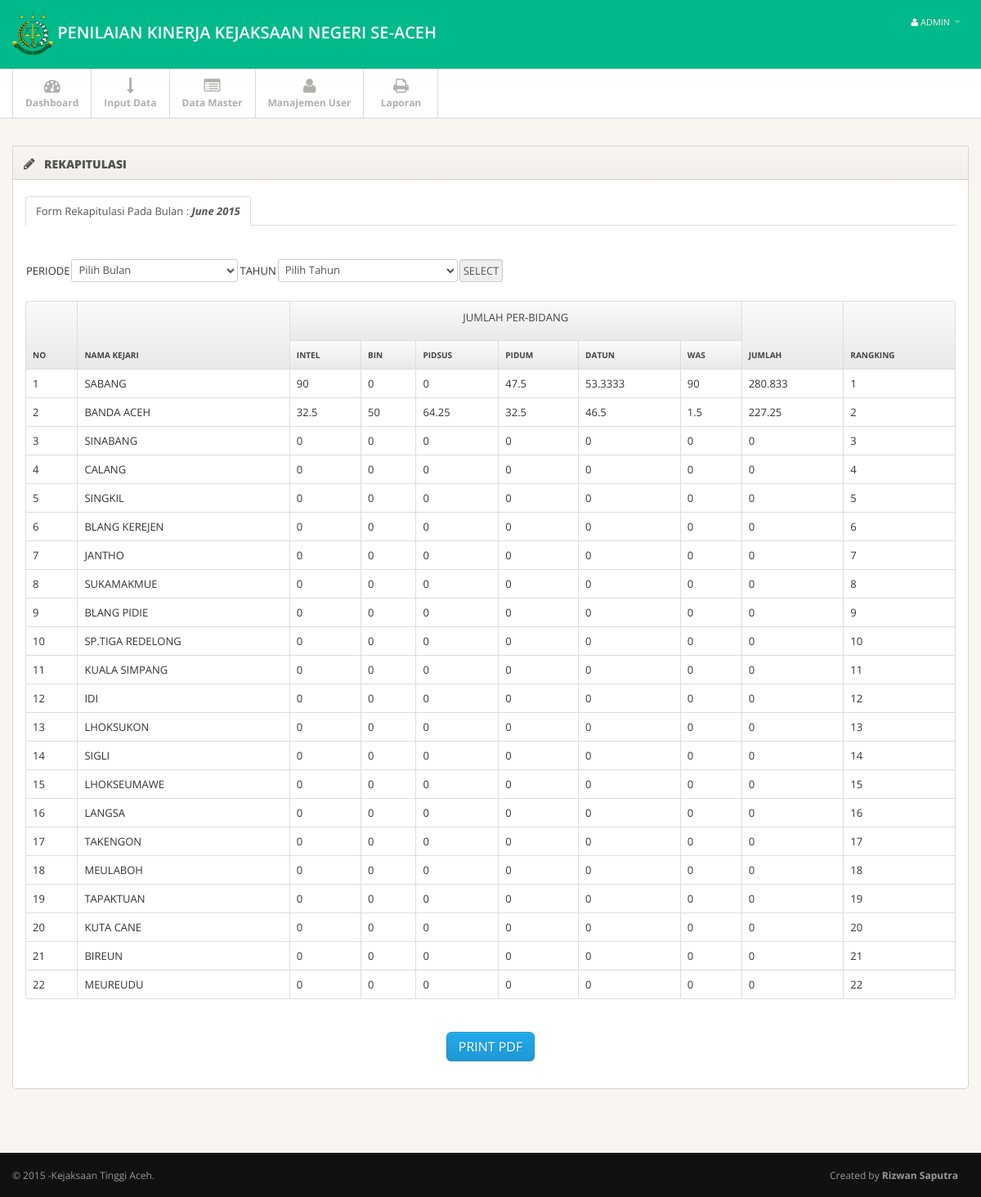
/home.php?module=rekap (signed in), run on the app's committed database.
### tables this page shows
CREATE TABLE IF NOT EXISTS `rekapitulasi` (
  `id_rekap` int(3) NOT NULL,
  `id_kejari` int(3) NOT NULL,
  `periode` varchar(30) NOT NULL,
  `INTELIJEN` float NOT NULL,
  `BIN` float NOT NULL,
  `PIDSUS` float NOT NULL,
  `PIDUM` float NOT NULL,
  `DATUN` float NOT NULL,
  `WAS` float NOT NULL,
  `jumlah` float NOT NULL
);

CREATE TABLE IF NOT EXISTS `kejari` (
  `id` int(3) NOT NULL,
  `nama` varchar(30) DEFAULT NULL,
  `alamat` text NOT NULL
);

### modul/nilai/rekap.php (the view, shortened to what this page needs)
	    <div class="container">
	      <div class="row">
	      	<div class="span12">
	      		<div class="widget ">
	      			<div class="widget-header">
	      				<i class="icon-pencil"></i>
	      				<h3>REKAPITULASI</h3>
	  				</div>
					<div class="widget-content">
						<div class="tabbable">
						<ul class="nav nav-tabs">
						  <li class="active">
						    <a href="#formcontrols" data-toggle="tab">Form Rekapitulasi Pada Bulan :<b><i> <?php echo date("F Y") ?></b></i></a>
						  </li>
						</ul>
						<br>
							<div class="tab-content">
								<div class="tab-pane active" id="formcontrols">
								<form action="" method="POST" class="form-horizontal">
									<fieldset>
				<table id="table-a2">
	 			<tr>
	 			<td>PERIODE  </td>
	 			<td><select class="span3" name="bulan">
						<OPTION>Pilih Bulan</OPTION>
				</select>
	 			</td>
	 			<td>TAHUN</td>
	 			<td><select name="tahun">
	 				<option>Pilih Tahun</option>
	 			</select>
	 		</td>
	 			<td><input type="submit" value="SELECT" name="proses"/></td>
	 		</tr>
	</table>
</form>
	<table class="table table-bordered">
		<thead>
	<tr>
	<th rowspan="2">No</th>
	<th rowspan="2">Nama Kejari</th>
	<th colspan="6"><p align="center">jumlah per-bidang</p></th>
	<th rowspan="2">JUMLAH</th>
	<th rowspan="2">RANGKING</th>
	<tr>
	<th>INTEL</th>
	<th>BIN</th>
	<th>PIDSUS</th>
	<th>PIDUM</th>
	<th>DATUN</th>
	<th>WAS</th>
</tr>
	</tr>
	</thead>
	<tbody>
	<?php
		include "koneksi.php";
		if(isset($_POST['proses'])){
			$bulan=$_POST['bulan'];
			$tahun=$_POST['tahun'];
			$periode=$bulan.'-'.$tahun;
			$query1=mysqli_query($konek,"SELECT * FROM rekapitulasi,kejari where periode='$periode' AND rekapitulasi.id_kejari=kejari.id ORDER BY jumlah DESC ");
			$no=1;
			while($r=mysqli_fetch_array($query1)){
					echo"
					<tr>
						<td>$no</td>
						<td>$r[nama]</td>
						<td>$r[INTELIJEN]</td>
						<td>$r[BIN]</td>
						<td>$r[PIDSUS]</td>
						<td>$r[PIDUM]</td>
						<td>$r[DATUN]</td>
						<td>$r[WAS]</td>
						<td>$r[jumlah]</td>
						<td>$no</td>
						</tr>
					";
				$no++;
			}
		}else{
			$no=1;
			$periode=date('n').'-'.date('Y');
			$query1=mysqli_query($konek,"SELECT * FROM rekapitulasi,kejari where periode='$periode' AND rekapitulasi.id_kejari=kejari.id ORDER BY jumlah DESC");
			while($r=mysqli_fetch_array($query1)){
					echo"
					<tr>
						<td>$no</td>
						<td>$r[nama]</td>
						<td>$r[INTELIJEN]</td>
						<td>$r[BIN]</td>
						<td>$r[PIDSUS]</td>
						<td>$r[PIDUM]</td>
						<td>$r[DATUN]</td>
						<td>$r[WAS]</td>
						<td>$r[jumlah]</td>
						<td>$no</td>
						</tr>
					";
				$no++;
			}
		}
	?>
</tbody>
	</table>
						 <br />
								<center>	<button class="btn btn-large btn-block btn-primary" type="button">PRINT PDF</button></center>
								</div>
							</div>
						</div>
					</div>
				</div>
		    </div>
	      </div>
	    </div>

### home.php (shortened to what this page needs)
<?php
  if(empty($_SESSION['username']) AND empty($_SESSION['password'])){
    echo "<link href='css/style_login.css' rel='stylesheet' type='text/css' />
        <div id='login'><h1 class='fail'>Untuk mengakses modul, Anda harus login dulu.</h1>
        <p class='fail'><a href='index.php'>LOGIN</a></p></div>";
  }else{
?>
<!DOCTYPE html>
<html lang="en">
<head>
<link href="css/bootstrap.min.css" rel="stylesheet">
<link href="css/bootstrap-responsive.min.css" rel="stylesheet">
<link href="css/font-awesome.css" rel="stylesheet">
<link href="css/style.css" rel="stylesheet">
<link href="css/pages/dashboard.css" rel="stylesheet">
</head>
<body onload="startBlink()">
<div class="navbar navbar-fixed-top">
  <div class="navbar-inner">
    <div class="container"> <a class="brand" href="home.php?module=dashboard"><img src="img/kejati.png" height="30" width="50" />    PENILAIAN KINERJA KEJAKSAAN NEGERI SE-ACEH</a>
      <div class="nav-collapse">
        <ul class="nav pull-right">
          <li class="dropdown"><a href="#" class="dropdown-toggle" data-toggle="dropdown"><i
                            class="icon-user"></i> <?php echo $_SESSION['username']; ?> <b class="caret"></b></a>
          </li>
        </ul>
      </div>
    </div>
  </div>
</div>
<div class="subnavbar">
  <div class="subnavbar-inner">
    <div class="container">
      <ul class="mainnav">
        <li ><a href="?module=dashboard"><i class="icon-dashboard"></i><span>Dashboard</span> </a> </li>
        <li class="dropdown"><a href="javascript:;" class="dropdown-toggle" data-toggle="dropdown"> <i class="icon-long-arrow-down"></i><span>Input Data</span> <b class="caret"></b></a>
            <?php
              if($_SESSION['level']=="admin"){
            ?>
        </li>
         <li class="dropdown"><a href="javascript:;" class="dropdown-toggle" data-toggle="dropdown"> <i class="icon-list-alt"></i><span>Data Master</span> <b class="caret"></b></a>
        </li>
        <li class="dropdown"><a href="javascript:;" class="dropdown-toggle" data-toggle="dropdown"> <i class="icon-user"></i><span>Manajemen User</span> <b class="caret"></b></a>
        </li>
        <li><a href="?module=laporan"><i class="icon-print"></i><span>Laporan</span> </a> </li><li>
     </ul>
      <?php }
        ?>
    </div>
  </div>
</div>
<div class="main">
<div class="main-inner">
      <div class="container">
        <div class="row">
          <div class="span12">
          <div class="widget ">
          <?php
            include "content.php";
          ?>
      </div>
        </div>
        </div>
      </div>
      </div>
  </div>
<div class="footer">
  <div class="footer-inner">
    <div class="container">
      <div class="row">
        <div class="span10"> &copy; 2015 <a href="http://www.kejati-aceh.go.id/">-Kejaksaan Tinggi Aceh</a>.</div>
        <div class="span2"> Created by <a href="https://www.facebook.com/profile.php?id=100002193240263" target="blank"><strong>Rizwan Saputra</strong></a></div>
      </div>
    </div>
  </div>
</div>
</body>
</html>
<?php } ?>

### content.php
<?php
		if(empty($_SESSION['username']) AND empty($_SESSION['password'])){
			echo "<link href='css/style_login.css' rel='stylesheet' type='text/css' />
        <div id='login'><h1 class='fail'>Untuk mengakses modul, Anda harus login dulu.</h1>
        <p class='fail'><a href='index.php'>LOGIN</a></p></div>";
		}else{
			include "koneksi.php";
			if($_GET['module']=='dashboard'){
				if($_SESSION['level']=='admin' OR $_SESSION['level']=='user'){
					include "modul/dashboard/dashboard.php";
				}
			}elseif($_GET['module']=='inputkejari'){
				if($_SESSION['level']=='admin' OR $_SESSION['level']=='user'){
				include "modul/kejari/inputkejari.php";
			}
		}elseif($_GET['module']=='nilai'){
				if($_SESSION['level']=='admin'){
				include "modul/nilai/nilai.php";
			}elseif($_SESSION['level']=='user'){
				include "modul/nilai/nilai1.php";
			}
		}elseif($_GET['module']=='datakejari'){
				if($_SESSION['level']=='admin' OR $_SESSION['level']=='user'){
				include "modul/kejari/datakejari.php";
			}
		}elseif($_GET['module']=='rekap'){
				if($_SESSION['level']=='admin' OR $_SESSION['level']=='user'){
				include "modul/nilai/rekap.php";
			}
		}elseif($_GET['module']=='nilaibidang'){
				if($_SESSION['level']=='admin' ){
				include "modul/nilai/nilaibidang.php";
			}elseif ($_SESSION['level']=='user') {
				include "modul/nilai/nilaibidang_user.php";
			}
		}elseif($_GET['module']=='user'){
				if($_SESSION['level']=='admin' ){
				include "modul/user/user.php";
			}
		}elseif($_GET['module']=='bidang'){
				if($_SESSION['level']=='admin' OR $_SESSION['level']=='user'){
				include "modul/bidang/bidang.php";
			}
		}elseif($_GET['module']=='laporan'){
				if($_SESSION['level']=='admin' ){
				include "modul/laporan/laporan.php";
			}
		}
		elseif ($_GET['module']=='ganti_password') {
				if($_SESSION['level']=='admin' OR $_SESSION['level']=='user'){
			include "modul/user/ganti_password.php";
		}
		}
		else{
			echo"<h1>404 </h1>";
		}
}
?>

### css/style.css (style rules this page uses)
body { background: #f9f6f1; font: 13px/1.7em 'Open Sans'; }
p { font: 13px/1.7em 'Open Sans'; }
input, button, select, textarea { font-family: 'Open Sans'; }
.table td { vertical-align: middle; }
.table-bordered th { background: #E9E9E9; background:-moz-linear-gradient(top, #FAFAFA 0%, #E9E9E9 100%); background:-webkit-gradient(linear, left top, left bottom, color-stop(0%,#FAFAFA), color-stop(100%,#E9E9E9)); background:-webkit-linear-gradient(top, #FAFAFA 0%,#E9E9E9 100%); background:-o-linear-gradient(top, #FAFAFA 0%,#E9E9E9 100%); background:-ms-linear-gradient(top, #FAFAFA 0%,#E9E9E9 100%); background:linear-gradient(top, #FAFAFA 0%,#E9E9E9 100%); filter: progid:DXImageTransform.Microsoft.gradient(startColorstr='#FAFAFA', endColorstr='#E9E9E9'); -ms-filter: "progid:DXImageTransform.Microsoft.gradient(startColorstr='#FAFAFA', endColorstr='#E9E9E9')"; font-size: 10px; color: #444; text-transform: uppercase; }
.navbar .container { position: relative; }
.navbar-inner { padding: 7px 0; background: #00ba8b !important; -moz-border-radius: 0; -webkit-border-radius: 0; border-radius: 0; }
.navbar-fixed-top { position: static; }
.navbar .nav a { font-size: 11px; }
.navbar .nav>li>a { color:#fff !important; }
.navbar .brand { font-weight: 600; position: relative; top: 2px; }
.subnavbar { margin-bottom: 2.5em; }
.subnavbar-inner { height: 60px; background: #fff; border-bottom: 1px solid #d6d6d6; }
.subnavbar .container > ul { display: inline-block; height: 80px; padding: 0; margin: 0; }
.subnavbar .container > ul > li { float: left; min-width: 90px; height: 60px; padding: 0; margin: 0; text-align: center; list-style: none; border-left: 1px solid #d9d9d9; }
.subnavbar .container > ul > li > a { display: block; height: 100%; padding: 0 15px; font-size: 12px; font-weight: bold; color: #b2afaa; }
.subnavbar .container > ul > li > a > i { display: inline-block; width: 24px; height: 24px; margin-top: 11px; margin-bottom: -3px; font-size: 20px; }
.subnavbar .container > ul > li > a > span { display: block; }
.subnavbar .caret { margin-top: 4px; border-top-color: white; border-bottom-color: white; }
.main { padding-bottom: 2em; border-bottom: 1px solid #000; }
.footer { margin-top: 0; border-top: 1px solid #292929; }
.footer-inner { padding: 15px 0; font-size: 12px; background: #111; color: #999; }
.footer a { color: #999; }
.widget { position: relative; clear: both; width: auto; margin-bottom: 2em; overflow: hidden; }
.widget-header { position: relative; height: 40px; line-height: 40px; background: #f9f6f1; background:-moz-linear-gradient(top, #f9f6f1 0%, #f2efea 100%); background:-webkit-gradient(linear, left top, left bottom, color-stop(0%,#f9f6f1), color-stop(100%,#f2efea)); background:-webkit-linear-gradient(top, #f9f6f1 0%,#f2efea 100%); background:-o-linear-gradient(top, #f9f6f1 0%,#f2efea 100%); background:-ms-linear-gradient(top, #f9f6f1 0%,#f2efea 100%); background:linear-gradient(top, #f9f6f1 0%,#f2efea 100%); filter: progid:DXImageTransform.Microsoft.gradient(startColorstr='#f9f6f1', endColorstr='#f2efea'); -ms-filter: "progid:DXImageTransform.Microsoft.gradient(startColorstr='#f9f6f1', endColorstr='#f2efea')"; border: 1px solid #d6d6d6; -webkit-background-clip: padding-box; }
.widget-header h3 { position: relative; top: 2px; left: 10px; display: inline-block; margin-right: 3em; font-size: 14px; font-weight: 800; color: #525252; line-height: 18px; text-shadow: 1px 1px 2px rgba(255,255,255,.5); }
.widget-header [class^="icon-"], .widget-header [class*=" icon-"] { display: inline-block; margin-left: 13px; margin-right: -2px; font-size: 16px; color: #555; vertical-align: middle; }
.widget-content { padding: 20px 15px 15px; background: #FFF; border: 1px solid #D5D5D5; -moz-border-radius: 5px; -webkit-border-radius: 5px; border-radius: 5px; }
.widget-header+.widget-content { border-top: none; -webkit-border-top-left-radius: 0; -webkit-border-top-right-radius: 0; -moz-border-radius-topleft: 0; -moz-border-radius-topright: 0; border-top-left-radius: 0; border-top-right-radius: 0; }
.widget-content:before, .widget-content:after { content:""; display:table; }
.widget-content:after { clear:both; }
.widget-content { zoom:1; }

### data on the page
rekapitulasi: id_kejari.nama "SABANG", INTELIJEN "90", BIN "0", PIDSUS "0", PIDUM "47.5", DATUN "53.3333", WAS "90", jumlah "280.833"
rekapitulasi: id_kejari.nama "BANDA ACEH", INTELIJEN "32.5", BIN "50", PIDSUS "64.25", PIDUM "32.5", DATUN "46.5", WAS "1.5", jumlah "227.25"
rekapitulasi: id_kejari.nama "SINABANG", INTELIJEN "0", BIN "0", PIDSUS "0", PIDUM "0", DATUN "0", WAS "0", jumlah "0"
rekapitulasi: id_kejari.nama "CALANG", INTELIJEN "0", BIN "0", PIDSUS "0", PIDUM "0", DATUN "0", WAS "0", jumlah "0"
rekapitulasi: id_kejari.nama "SINGKIL", INTELIJEN "0", BIN "0", PIDSUS "0", PIDUM "0", DATUN "0", WAS "0", jumlah "0"
rekapitulasi: id_kejari.nama "BLANG KEREJEN", INTELIJEN "0", BIN "0", PIDSUS "0", PIDUM "0", DATUN "0", WAS "0", jumlah "0"
rekapitulasi: id_kejari.nama "JANTHO", INTELIJEN "0", BIN "0", PIDSUS "0", PIDUM "0", DATUN "0", WAS "0", jumlah "0"
rekapitulasi: id_kejari.nama "SUKAMAKMUE", INTELIJEN "0", BIN "0", PIDSUS "0", PIDUM "0", DATUN "0", WAS "0", jumlah "0"
rekapitulasi: id_kejari.nama "BLANG PIDIE", INTELIJEN "0", BIN "0", PIDSUS "0", PIDUM "0", DATUN "0", WAS "0", jumlah "0"
rekapitulasi: id_kejari.nama "SP.TIGA REDELONG", INTELIJEN "0", BIN "0", PIDSUS "0", PIDUM "0", DATUN "0", WAS "0", jumlah "0"
rekapitulasi: id_kejari.nama "KUALA SIMPANG", INTELIJEN "0", BIN "0", PIDSUS "0", PIDUM "0", DATUN "0", WAS "0", jumlah "0"
rekapitulasi: id_kejari.nama "IDI", INTELIJEN "0", BIN "0", PIDSUS "0", PIDUM "0", DATUN "0", WAS "0", jumlah "0"
rekapitulasi: id_kejari.nama "LHOKSUKON", INTELIJEN "0", BIN "0", PIDSUS "0", PIDUM "0", DATUN "0", WAS "0", jumlah "0"
rekapitulasi: id_kejari.nama "SIGLI", INTELIJEN "0", BIN "0", PIDSUS "0", PIDUM "0", DATUN "0", WAS "0", jumlah "0"
rekapitulasi: id_kejari.nama "LHOKSEUMAWE", INTELIJEN "0", BIN "0", PIDSUS "0", PIDUM "0", DATUN "0", WAS "0", jumlah "0"
rekapitulasi: id_kejari.nama "LANGSA", INTELIJEN "0", BIN "0", PIDSUS "0", PIDUM "0", DATUN "0", WAS "0", jumlah "0"
rekapitulasi: id_kejari.nama "TAKENGON", INTELIJEN "0", BIN "0", PIDSUS "0", PIDUM "0", DATUN "0", WAS "0", jumlah "0"
rekapitulasi: id_kejari.nama "MEULABOH", INTELIJEN "0", BIN "0", PIDSUS "0", PIDUM "0", DATUN "0", WAS "0", jumlah "0"
rekapitulasi: id_kejari.nama "TAPAKTUAN", INTELIJEN "0", BIN "0", PIDSUS "0", PIDUM "0", DATUN "0", WAS "0", jumlah "0"
rekapitulasi: id_kejari.nama "KUTA CANE", INTELIJEN "0", BIN "0", PIDSUS "0", PIDUM "0", DATUN "0", WAS "0", jumlah "0"
rekapitulasi: id_kejari.nama "BIREUN", INTELIJEN "0", BIN "0", PIDSUS "0", PIDUM "0", DATUN "0", WAS "0", jumlah "0"
rekapitulasi: id_kejari.nama "MEUREUDU", INTELIJEN "0", BIN "0", PIDSUS "0", PIDUM "0", DATUN "0", WAS "0", jumlah "0"

### other printed values
$_SESSION['username'] "ADMIN"
